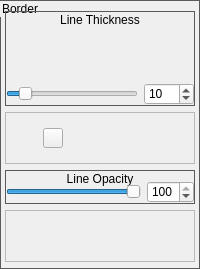
              <widget class="QGroupBox" name="groupBox">
               <property name="minimumSize">
                <size>
                 <width>0</width>
                 <height>0</height>
                </size>
               </property>
               <property name="maximumSize">
                <size>
                 <width>16777215</width>
                 <height>350</height>
                </size>
               </property>
               <property name="styleSheet">
                <string notr="true">QGroupBox{
border: 1px solid #5A5A5A;
}</string>
               </property>
               <property name="title">
                <string>Border</string>
               </property>
               <property name="alignment">
                <set>Qt::AlignLeading|Qt::AlignLeft|Qt::AlignTop</set>
               </property>
               <layout class="QVBoxLayout" name="verticalLayout_15">
                <property name="sizeConstraint">
                 <enum>QLayout::SetDefaultConstraint</enum>
                </property>
                <property name="leftMargin">
                 <number>4</number>
                </property>
                <property name="topMargin">
                 <number>10</number>
                </property>
                <property name="rightMargin">
                 <number>4</number>
                </property>
                <property name="bottomMargin">
                 <number>6</number>
                </property>
                <item>
                 <widget class="QGroupBox" name="groupBox_2">
                  <property name="title">
                   <string>Line Thickness</string>
                  </property>
                  <property name="alignment">
                   <set>Qt::AlignCenter</set>
                  </property>
                  <layout class="QGridLayout" name="gridLayout">
                   <property name="leftMargin">
                    <number>0</number>
                   </property>
                   <property name="topMargin">
                    <number>10</number>
                   </property>
                   <property name="rightMargin">
                    <number>0</number>
                   </property>
                   <property name="bottomMargin">
                    <number>0</number>
                   </property>
                   <item row="2" column="0">
                    <widget class="QSlider" name="lineThicknessSlider">
                     <property name="value">
                      <number>10</number>
                     </property>
                     <property name="orientation">
                      <enum>Qt::Horizontal</enum>
                     </property>
                    </widget>
                   </item>
                   <item row="2" column="1">
                    <widget class="QSpinBox" name="thicknessSpinBox">
                     <property name="minimumSize">
                      <size>
                       <width>25</width>
                       <height>0</height>
                      </size>
                     </property>
                     <property name="maximumSize">
                      <size>
                       <width>50</width>
                       <height>16777215</height>
                      </size>
                     </property>
                     <property name="value">
                      <number>10</number>
                     </property>
                    </widget>
                   </item>
                   <item row="1" column="0">
                    <widget class="QPushButton" name="setPenThicknessBtn">
                     <property name="sizePolicy">
                      <sizepolicy hsizetype="Preferred" vsizetype="Preferred">
                       <horstretch>0</horstretch>
                       <verstretch>0</verstretch>
                      </sizepolicy>
                     </property>
                     <property name="minimumSize">
                      <size>
                       <width>25</width>
                       <height>25</height>
                      </size>
                     </property>
                     <property name="maximumSize">
                      <size>
                       <width>50</width>
                       <height>55</height>
                      </size>
                     </property>
                     <property name="styleSheet">
                      <string notr="true">QPushButton {
    qproperty-icon: url(&quot; &quot;); /* empty image */
    qproperty-iconSize: 16px 16px; /* space for the background image */
    image: url(:/resources/borderThickness_00001.png);
    width: 50px;
    height: 55px;
    background-repeat: no-repeat;
	border: 0px solid #5A5A5A;
}
QPushButton:hover{
    image: url(:/resources/borderThickness_00002.png);
    background-repeat: no-repeat;
	background-color: rgb(25, 25, 25)
}
QPushButton:pressed{
    image: url(:/resources/borderThickness_00003.png);
    background-repeat: no-repeat;
}
</string>
                     </property>
                     <property name="text">
                      <string/>
                     </property>
                    </widget>
                   </item>
                   <item row="1" column="1">
                    <widget class="QPushButton" name="setPenThicknessAllBtn">
                     <property name="sizePolicy">
                      <sizepolicy hsizetype="Preferred" vsizetype="Preferred">
                       <horstretch>0</horstretch>
                       <verstretch>0</verstretch>
                      </sizepolicy>
                     </property>
                     <property name="minimumSize">
                      <size>
                       <width>25</width>
                       <height>25</height>
                      </size>
                     </property>
                     <property name="maximumSize">
                      <size>
                       <width>50</width>
                       <height>60</height>
                      </size>
                     </property>
                     <property name="styleSheet">
                      <string notr="true">QPushButton {
    qproperty-icon: url(&quot; &quot;); /* empty image */
    qproperty-iconSize: 16px 16px; /* space for the background image */
    image: url(:/resources/stickfigureborderthickness_00001.png);
    width: 50px;
    height: 55px;
    background-repeat: no-repeat;
	border: 0px solid #5A5A5A;
}
QPushButton:hover{
    image: url(:/resources/stickfigureborderthickness_00002.png);
    background-repeat: no-repeat;
	background-color: rgb(25, 25, 25)
}
QPushButton:pressed{
    image: url(:/resources/stickfigureborderthickness_00003.png);
    background-repeat: no-repeat;
}
</string>
                     </property>
                     <property name="text">
                      <string/>
                     </property>
                    </widget>
                   </item>
                  </layout>
                 </widget>
                </item>
                <item>
                 <widget class="QFrame" name="frame_5">
                  <property name="frameShape">
                   <enum>QFrame::StyledPanel</enum>
                  </property>
                  <property name="frameShadow">
                   <enum>QFrame::Raised</enum>
                  </property>
                  <layout class="QHBoxLayout" name="horizontalLayout_22">
                   <property name="leftMargin">
                    <number>0</number>
                   </property>
                   <property name="topMargin">
                    <number>0</number>
                   </property>
                   <property name="rightMargin">
                    <number>0</number>
                   </property>
                   <property name="bottomMargin">
                    <number>0</number>
                   </property>
                   <item>
                    <widget class="QPushButton" name="currentColorBtn">
                     <property name="enabled">
                      <bool>true</bool>
                     </property>
                     <property name="sizePolicy">
                      <sizepolicy hsizetype="Fixed" vsizetype="Fixed">
                       <horstretch>0</horstretch>
                       <verstretch>0</verstretch>
                      </sizepolicy>
                     </property>
                     <property name="minimumSize">
                      <size>
                       <width>20</width>
                       <height>20</height>
                      </size>
                     </property>
                     <property name="maximumSize">
                      <size>
                       <width>20</width>
                       <height>20</height>
                      </size>
                     </property>
                     <property name="text">
                      <string/>
                     </property>
                    </widget>
                   </item>
                   <item>
                    <widget class="QPushButton" name="chooseColorBtn">
                     <property name="sizePolicy">
                      <sizepolicy hsizetype="Preferred" vsizetype="Preferred">
                       <horstretch>0</horstretch>
                       <verstretch>0</verstretch>
                      </sizepolicy>
                     </property>
                     <property name="minimumSize">
                      <size>
                       <width>25</width>
                       <height>25</height>
                      </size>
                     </property>
                     <property name="maximumSize">
                      <size>
                       <width>50</width>
                       <height>50</height>
                      </size>
                     </property>
                     <property name="focusPolicy">
                      <enum>Qt::StrongFocus</enum>
                     </property>
                     <property name="styleSheet">
                      <string notr="true">QPushButton {
    qproperty-icon: url(&quot; &quot;); /* empty image */
    qproperty-iconSize: 16px 16px; /* space for the background image */
    image: url(:/resources/linedropper_00001.png);
    width: 50px;
    height: 50px;
    background-repeat: no-repeat;
	border: 0px solid #5A5A5A;
}
QPushButton:hover{
    image: url(:/resources/linedropper_00002.png);
    background-repeat: no-repeat;
	background-color: rgb(25, 25, 25)
}
QPushButton:pressed{
    image: url(:/resources/linedropper_00003.png);
    background-repeat: no-repeat;
}
</string>
                     </property>
                     <property name="text">
                      <string/>
                     </property>
                    </widget>
                   </item>
                  </layout>
                 </widget>
                </item>
                <item>
                 <widget class="QGroupBox" name="groupBox_7">
                  <property name="title">
                   <string>Line Opacity</string>
                  </property>
                  <property name="alignment">
                   <set>Qt::AlignCenter</set>
                  </property>
                  <layout class="QHBoxLayout" name="horizontalLayout_20">
                   <property name="leftMargin">
                    <number>0</number>
                   </property>
                   <property name="topMargin">
                    <number>10</number>
                   </property>
                   <property name="rightMargin">
                    <number>0</number>
                   </property>
                   <property name="bottomMargin">
                    <number>0</number>
                   </property>
                   <item>
                    <widget class="QSlider" name="penOpacitySlider">
                     <property name="maximum">
                      <number>100</number>
                     </property>
                     <property name="value">
                      <number>100</number>
                     </property>
                     <property name="orientation">
                      <enum>Qt::Horizontal</enum>
                     </property>
                    </widget>
                   </item>
                   <item>
                    <widget class="QSpinBox" name="penOpacitySpinbox">
                     <property name="maximum">
                      <number>100</number>
                     </property>
                     <property name="value">
                      <number>100</number>
                     </property>
                    </widget>
                   </item>
                  </layout>
                 </widget>
                </item>
                <item>
                 <widget class="QFrame" name="frame_21">
                  <property name="frameShape">
                   <enum>QFrame::StyledPanel</enum>
                  </property>
                  <property name="frameShadow">
                   <enum>QFrame::Raised</enum>
                  </property>
                  <layout class="QHBoxLayout" name="horizontalLayout_21">
                   <property name="leftMargin">
                    <number>0</number>
                   </property>
                   <property name="topMargin">
                    <number>0</number>
                   </property>
                   <property name="rightMargin">
                    <number>0</number>
                   </property>
                   <property name="bottomMargin">
                    <number>0</number>
                   </property>
                   <item>
                    <widget class="QPushButton" name="setAllSticksColorBtn">
                     <property name="sizePolicy">
                      <sizepolicy hsizetype="Fixed" vsizetype="Fixed">
                       <horstretch>0</horstretch>
                       <verstretch>0</verstretch>
                      </sizepolicy>
                     </property>
                     <property name="minimumSize">
                      <size>
                       <width>25</width>
                       <height>25</height>
                      </size>
                     </property>
                     <property name="maximumSize">
                      <size>
                       <width>50</width>
                       <height>50</height>
                      </size>
                     </property>
                     <property name="styleSheet">
                      <string notr="true">QPushButton {
    qproperty-icon: url(&quot; &quot;); /* empty image */
    qproperty-iconSize: 16px 16px; /* space for the background image */
    image: url(:/resources/linestickfigurecolor_00001.png);
    width: 50px;
    height: 50px;
    background-repeat: no-repeat;
	border: 0px solid #5A5A5A;
}
QPushButton:hover{
    image: url(:/resources/linestickfigurecolor_00002.png);
    background-repeat: no-repeat;
	background-color: rgb(25, 25, 25)
}
QPushButton:pressed{
    image: url(:/resources/linestickfigurecolor_00003.png);
    background-repeat: no-repeat;
}
</string>
                     </property>
                     <property name="text">
                      <string/>
                     </property>
                    </widget>
                   </item>
                   <item>
                    <widget class="QPushButton" name="setStickColorBtn">
                     <property name="sizePolicy">
                      <sizepolicy hsizetype="Fixed" vsizetype="Fixed">
                       <horstretch>0</horstretch>
                       <verstretch>0</verstretch>
                      </sizepolicy>
                     </property>
                     <property name="minimumSize">
                      <size>
                       <width>25</width>
                       <height>25</height>
                      </size>
                     </property>
                     <property name="maximumSize">
                      <size>
                       <width>50</width>
                       <height>50</height>
                      </size>
                     </property>
                     <property name="styleSheet">
                      <string notr="true">QPushButton {
    qproperty-icon: url(&quot; &quot;); /* empty image */
    qproperty-iconSize: 16px 16px; /* space for the background image */
    image: url(:/resources/linestickcolor_00001.png);
    width: 50px;
    height: 50px;
    background-repeat: no-repeat;
	border: 0px solid #5A5A5A;
}
QPushButton:hover{
    image: url(:/resources/linestickcolor_00002.png);
    background-repeat: no-repeat;
	background-color: rgb(25, 25, 25)
}
QPushButton:pressed{
    image: url(:/resources/linestickcolor_00003.png);
    background-repeat: no-repeat;
}
</string>
                     </property>
                     <property name="text">
                      <string/>
                     </property>
                    </widget>
                   </item>
                  </layout>
                 </widget>
                </item>
               </layout>
              </widget>
